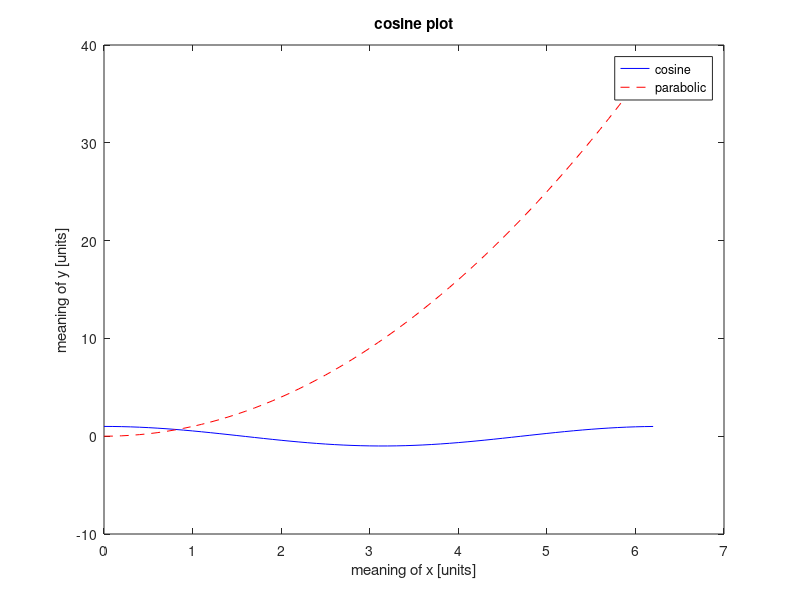

Write MATLAB code to recreate this figure.
clear
% define range to plot
x=0:0.1:2*pi;
y=cos(x);
y2=x.^2;
% plot
plot(x,y,'b-')
hold on % to tell matlab that something else is coming, don't clear
plot(x,y2,'r--')
hold off % clear the plot
title('cosine plot')% title of the plot
legend('cosine','parabolic') % legend of the plot, names of the lines
xlabel('meaning of x [units]') % name of the x axis
ylabel('meaning of y [units]') % name of the y axis
